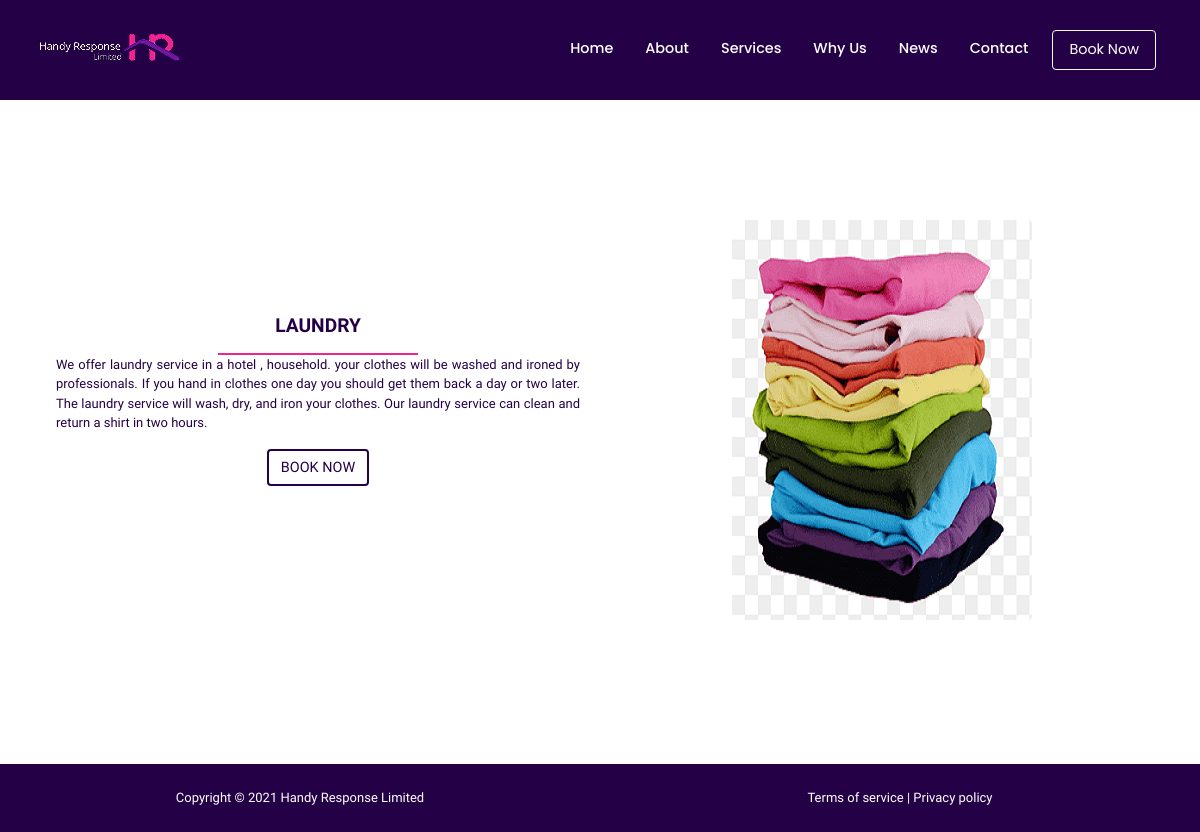
The app's page /detail/5 with its own data.
### main_app/models.py (models this page shows)
class Service(models.Model):
  icon = models.ImageField(upload_to = 'media/pics')
  banner = models.ImageField(upload_to = 'media/pics')
  caption = models.CharField(max_length=80)
  description = models.TextField(max_length=500)

### main_app/views.py (the view)
# urls.py: path('detail/<int:pk>',ServiceDetail.as_view(), name="detail_page"),
class ServiceDetail(DetailView):
  model = Service
  template_name = 'pages/service-detail.html'

### main_app/templates/pages/service-detail.html (shortened to what this page needs)
{% extends 'base.html' %}
{% load static %}
{% block main %}
<section class="row mt-4" id="about-page" style="height: 80vh;">
  <div class=" about-box col-lg-12 px-lg-5 col-sm-12 mb-4 mx-auto" style="height:fit-content;" data-aos="zoom-in">
   <div class="row d-flex align-items-center" style="height: fit-content;">
     <div class="col-lg-6 col-sm-12">
      <h3 class="text-center heading p-2">{{service.caption}}</h3>
      <div class="underline text-center mx-auto"></div>
      <p class="px-2">
      {{service.description}}
      </p>
      <a href="{% url 'home_page' %}#booking" class="btn btnx d-block mx-auto mb-5" style="width: fit-content;">
        BOOK NOW</a>
     </div>
     <div class="col-lg-6 col-sm-12 d-flex align-items-center">
      <div class="about-img-box mx-auto ">
        <img src="/media/{{service.banner}}" class="rounded mx-auto d-block" width="300px" alt="Handy_response_Limited_About_Page_Image">
      </div>
     </div>
   </div>
  </div>
</section>
{% endblock %}

### static/css/style.css (style rules this page uses)
:root { --mild-color:#ec268f; --dark-color:#6f1a99; --darker-color:#240046; --light-color:white; --grey-color:#f2ebfb; --small-text:0.6em; --medium-text:0.9em; --large-text:2em; --nav-fonts:'Poppins', sans-serif; --thick-width: 1000; --light-width:500; --top-margin:6em; }
* { padding: 0px; margin: 0px; user-select: none; box-sizing: border-box !important; text-decoration: none !important; font-family: "Saira Semi Condensed", sans-serif; color: var(--darker-color); }
.underline { width: 200px; border-top: 2px solid var(--mild-color); }
.btn { font-size: var(--medium-text) !important; }
.btnx { border: 2px solid var(--darker-color) !important; color: var(--darker-color) !important; }
p { text-align: justify; font-size: small !important; }
.heading { text-transform: uppercase; color: var(--darker-color); font-family: 'Genos', sans-serif; font-size: 2em !important; font-weight: var(--thick-width) !important; }
#about-page { background-color: var(--light-color) !important; }
.about-box { margin-top: var(--top-margin) !important; }
.about-img-box { width: fit-content; height: fit-content; }

### records on screen
Service: caption "LAUNDRY", description "We offer laundry service in a hotel , household. your clothes will be washed and ironed by professionals. If you hand in clothes one day you should get them back a day or two later. The laundry service will wash, dry, and iron your clothes. Our laundry service can clean and return a shirt in two hours.", banner (picture)
